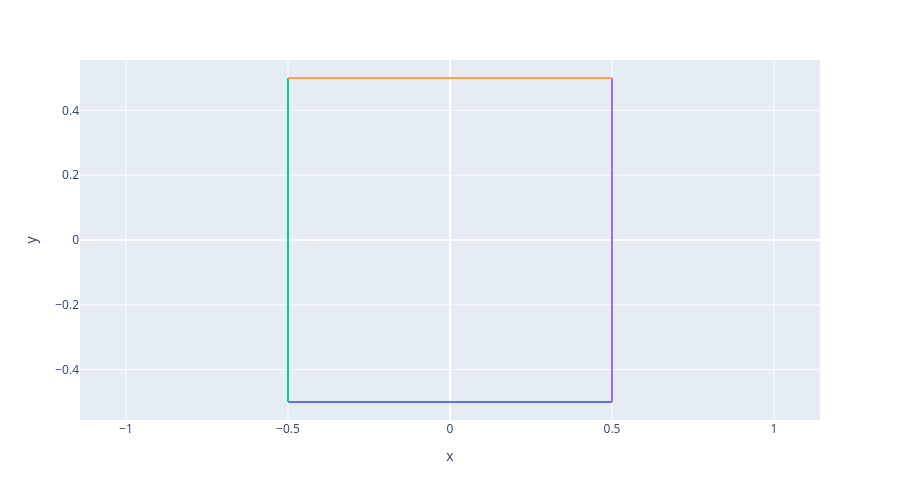

Source (notebook cell):
### Markdown cell above
Draw a familiar 2D square in 2D

### Code cell
# draw 2-cube in 2 dimensions
draw2d(edges2d)

### Figure 1 — Plotly figure (JSON) as saved in the notebook; plotly's stock layout.template omitted (floating-point values rounded to 4 significant figures)
{"data": [{"hovertemplate": "color=0.0<br>x=%{x}<br>y=%{y}<extra></extra>", "legendgroup": "0.0", "line": {"color": "#636efa", "dash": "solid"}, "marker": {"symbol": "circle"}, "mode": "lines", "name": "0.0", "orientation": "v", "showlegend": true, "type": "scatter", "x": [-0.5, 0.5], "xaxis": "x", "y": [-0.5, -0.5], "yaxis": "y"}, {"hovertemplate": "color=1.0<br>x=%{x}<br>y=%{y}<extra></extra>", "legendgroup": "1.0", "line": {"color": "#00cc96", "dash": "solid"}, "marker": {"symbol": "circle"}, "mode": "lines", "name": "1.0", "orientation": "v", "showlegend": true, "type": "scatter", "x": [-0.5, -0.5], "xaxis": "x", "y": [-0.5, 0.5], "yaxis": "y"}, {"hovertemplate": "color=2.0<br>x=%{x}<br>y=%{y}<extra></extra>", "legendgroup": "2.0", "line": {"color": "#ab63fa", "dash": "solid"}, "marker": {"symbol": "circle"}, "mode": "lines", "name": "2.0", "orientation": "v", "showlegend": true, "type": "scatter", "x": [0.5, 0.5], "xaxis": "x", "y": [-0.5, 0.5], "yaxis": "y"}, {"hovertemplate": "color=3.0<br>x=%{x}<br>y=%{y}<extra></extra>", "legendgroup": "3.0", "line": {"color": "#FFA15A", "dash": "solid"}, "marker": {"symbol": "circle"}, "mode": "lines", "name": "3.0", "orientation": "v", "showlegend": true, "type": "scatter", "x": [-0.5, 0.5], "xaxis": "x", "y": [0.5, 0.5], "yaxis": "y"}], "layout": {"height": 500, "legend": {"title": {"text": "color"}, "tracegroupgap": 0}, "margin": {"t": 60}, "showlegend": false, "xaxis": {"anchor": "y", "domain": [0, 1], "title": {"text": "x"}}, "yaxis": {"anchor": "x", "domain": [0, 1], "scaleanchor": "x", "scaleratio": 1, "title": {"text": "y"}}}}
